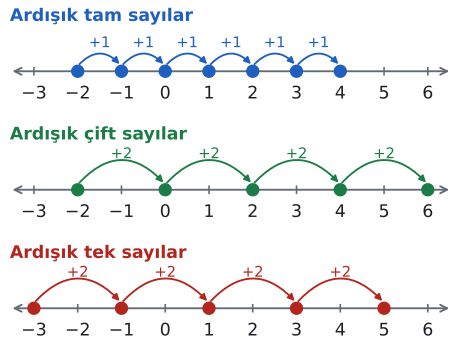

The script that drew this image:
import sys; sys.path.insert(0, "tools")
from cizim import *
from matplotlib.patches import FancyArrowPatch

# Üç ardışık dizi aynı sayı doğrusunda: ardışık tam (+1), ardışık çift (+2), ardışık tek (+2).
fig, axs = plt.subplots(3, 1, figsize=(6, 4.6))
satirlar = [
    ("Ardışık tam sayılar", list(range(-2, 5)), 1, MAVI),
    ("Ardışık çift sayılar", [-2, 0, 2, 4, 6], 2, YESIL),
    ("Ardışık tek sayılar", [-3, -1, 1, 3, 5], 2, KIRMIZI),
]
for ax, (ad, dizi, fark, renk) in zip(axs, satirlar):
    sayi_dogrusu(ax, -3, 6)
    ax.set_ylim(-0.9, 1.45)
    for t in dizi:
        ax.plot(t, 0, "o", color=renk, markersize=9, zorder=5)
    for a, b in zip(dizi[:-1], dizi[1:]):
        ax.add_patch(FancyArrowPatch((a, 0.12), (b, 0.12), connectionstyle="arc3,rad=-0.55",
                                     arrowstyle="-|>", mutation_scale=10, color=renk, lw=1.4))
        ax.text((a + b) / 2, 0.30 + 0.17 * fark, f"+{fark}", ha="center", va="bottom", fontsize=11, color=renk)
    ax.text(-3.55, 1.25, ad, ha="left", va="center", fontsize=13, color=renk, fontweight="bold")
fig.subplots_adjust(hspace=0.15)
kaydet(fig, __file__)
